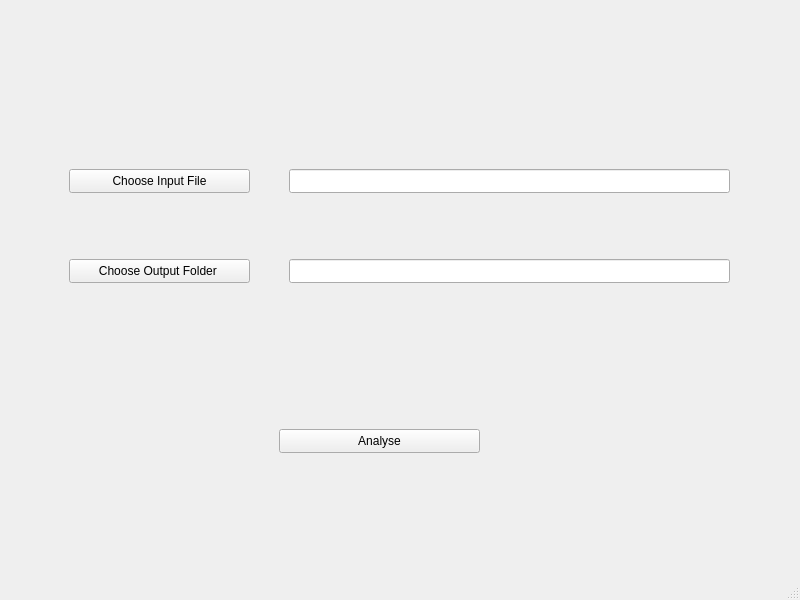
<?xml version="1.0" encoding="UTF-8"?>
<ui version="4.0">
 <class>MainWindow</class>
 <widget class="QMainWindow" name="MainWindow">
  <property name="geometry">
   <rect>
    <x>0</x>
    <y>0</y>
    <width>800</width>
    <height>600</height>
   </rect>
  </property>
  <property name="windowTitle">
   <string>MainWindow</string>
  </property>
  <widget class="QWidget" name="centralwidget">
   <layout class="QVBoxLayout" name="verticalLayout">
    <item>
     <widget class="QStackedWidget" name="stackedWidget">
      <property name="currentIndex">
       <number>0</number>
      </property>
      <widget class="QWidget" name="MainPage">
       <widget class="QPushButton" name="analyseButton">
        <property name="geometry">
         <rect>
          <x>270</x>
          <y>420</y>
          <width>201</width>
          <height>24</height>
         </rect>
        </property>
        <property name="text">
         <string>Analyse</string>
        </property>
       </widget>
       <widget class="QPushButton" name="chooseFile">
        <property name="geometry">
         <rect>
          <x>60</x>
          <y>160</y>
          <width>181</width>
          <height>24</height>
         </rect>
        </property>
        <property name="text">
         <string>Choose Input File</string>
        </property>
       </widget>
       <widget class="QPushButton" name="chooseOutputFolder">
        <property name="geometry">
         <rect>
          <x>60</x>
          <y>250</y>
          <width>181</width>
          <height>24</height>
         </rect>
        </property>
        <property name="text">
         <string>Choose Output Folder </string>
        </property>
       </widget>
       <widget class="QLineEdit" name="inputFilePathShow">
        <property name="geometry">
         <rect>
          <x>280</x>
          <y>160</y>
          <width>441</width>
          <height>24</height>
         </rect>
        </property>
        <property name="readOnly">
         <bool>true</bool>
        </property>
       </widget>
       <widget class="QLineEdit" name="outputFolderPathShow">
        <property name="geometry">
         <rect>
          <x>280</x>
          <y>250</y>
          <width>441</width>
          <height>24</height>
         </rect>
        </property>
        <property name="readOnly">
         <bool>true</bool>
        </property>
       </widget>
      </widget>
      <widget class="QWidget" name="LoadPage">
       <widget class="QPushButton" name="goBackToMainPageButton">
        <property name="geometry">
         <rect>
          <x>530</x>
          <y>480</y>
          <width>161</width>
          <height>24</height>
         </rect>
        </property>
        <property name="text">
         <string>Analyse another dump</string>
        </property>
       </widget>
       <widget class="QTextBrowser" name="outputDiplayTextBrowser">
        <property name="geometry">
         <rect>
          <x>110</x>
          <y>220</y>
          <width>581</width>
          <height>231</height>
         </rect>
        </property>
        <property name="html">
         <string>&lt;!DOCTYPE HTML PUBLIC &quot;-//W3C//DTD HTML 4.0//EN&quot; &quot;http://www.w3.org/TR/REC-html40/strict.dtd&quot;&gt;
&lt;html&gt;&lt;head&gt;&lt;meta name=&quot;qrichtext&quot; content=&quot;1&quot; /&gt;&lt;meta charset=&quot;utf-8&quot; /&gt;&lt;style type=&quot;text/css&quot;&gt;
p, li { white-space: pre-wrap; }
hr { height: 1px; border-width: 0; }
li.unchecked::marker { content: &quot;\2610&quot;; }
li.checked::marker { content: &quot;\2612&quot;; }
&lt;/style&gt;&lt;/head&gt;&lt;body style=&quot; font-family:'.AppleSystemUIFont'; font-size:13pt; font-weight:400; font-style:normal;&quot;&gt;
&lt;p style=&quot;-qt-paragraph-type:empty; margin-top:0px; margin-bottom:0px; margin-left:0px; margin-right:0px; -qt-block-indent:0; text-indent:0px;&quot;&gt;&lt;br /&gt;&lt;/p&gt;&lt;/body&gt;&lt;/html&gt;</string>
        </property>
       </widget>
       <widget class="QProgressBar" name="progressBar">
        <property name="geometry">
         <rect>
          <x>110</x>
          <y>80</y>
          <width>571</width>
          <height>23</height>
         </rect>
        </property>
        <property name="value">
         <number>1</number>
        </property>
       </widget>
       <widget class="QLabel" name="timeLabel">
        <property name="geometry">
         <rect>
          <x>210</x>
          <y>150</y>
          <width>81</width>
          <height>16</height>
         </rect>
        </property>
        <property name="text">
         <string>00 : 00 : 00</string>
        </property>
       </widget>
       <widget class="QLabel" name="label_2">
        <property name="geometry">
         <rect>
          <x>110</x>
          <y>150</y>
          <width>91</width>
          <height>16</height>
         </rect>
        </property>
        <property name="text">
         <string>Elapsed Time: </string>
        </property>
       </widget>
       <widget class="QPushButton" name="cancelButton">
        <property name="geometry">
         <rect>
          <x>400</x>
          <y>480</y>
          <width>101</width>
          <height>24</height>
         </rect>
        </property>
        <property name="text">
         <string>Cancel</string>
        </property>
       </widget>
      </widget>
     </widget>
    </item>
   </layout>
  </widget>
  <widget class="QMenuBar" name="menubar">
   <property name="geometry">
    <rect>
     <x>0</x>
     <y>0</y>
     <width>800</width>
     <height>21</height>
    </rect>
   </property>
  </widget>
  <widget class="QStatusBar" name="statusbar"/>
 </widget>
 <resources/>
 <connections/>
</ui>
